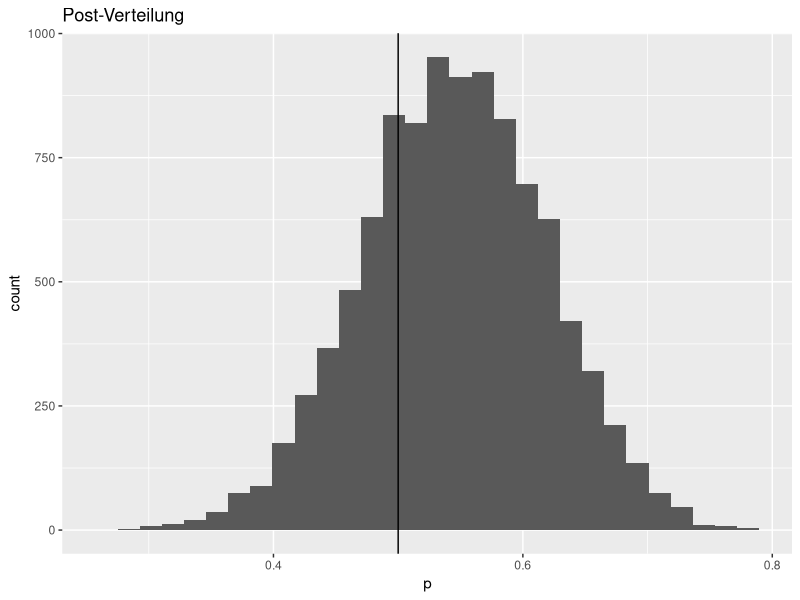
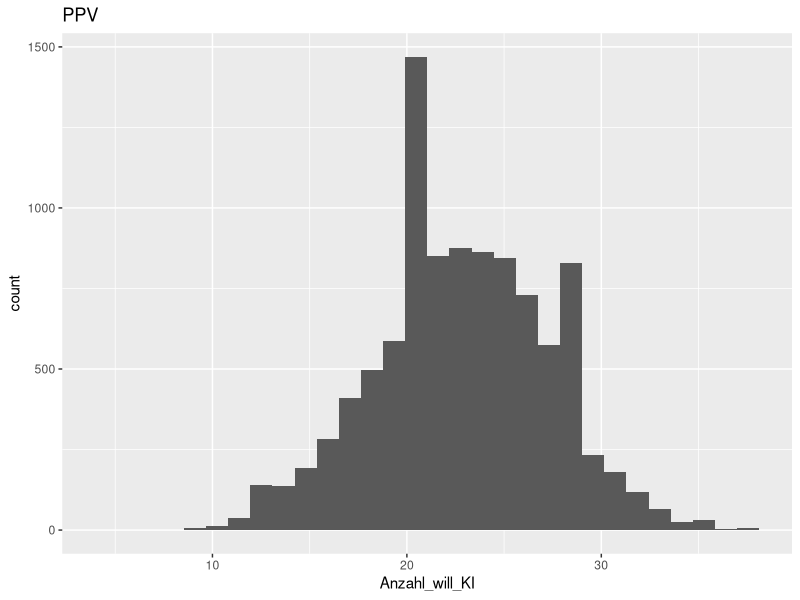

Write the R code that produced these figures, in order.
## ---- chunk 1
library(tidyverse)
## ---- chunk 2
knitr::opts_chunk$set(fig.pos = 'H',
                      fig.asp = 0.618,
                      echo = TRUE,
                      fig.width = 4,
                      fig.cap = "", 
                      fig.path = "",
                      message = FALSE,
                      warning = FALSE,
                      out.width = "50%",
                      cache = FALSE)
## ---- chunk 3
p_grid <- seq(from=0, 
              to=1, 
              length.out=1000)  # Gitterwerte

prior <- rep(1, 1000)  # Priori-Gewichte

set.seed(42)  # Zufallszahlen festlegen
likelihood <- dbinom(23, size = 42, prob=p_grid ) 

unstandardisierte_posterior <- likelihood * prior 

posterior <- unstandardisierte_posterior / sum(unstandardisierte_posterior)
## ---- chunk 4
set.seed(42)  # Zufallszahlen festlegen
samples <- 
  tibble(
    p = sample(p_grid , 
               prob = posterior, 
               size=1e4, 
               replace=TRUE))  
samples <-
  samples %>% 
  mutate(id = 1:nrow(samples))
## ---- chunk 5
samples %>% 
  filter(p > 0.5) %>% 
  summarise(wskt_mehrheit_will_ki = n()/nrow(samples))
## ---- chunk 6
samples %>% 
  ggplot() +
  aes(x = p) +
  geom_histogram() +
  geom_vline(xintercept = 0.5) +
  labs(title = "Post-Verteilung")
## ---- chunk 7
PPV <-
  samples %>% 
  mutate(Anzahl_will_KI = rbinom(n = 1e4, size = 42, prob = p))
## ---- chunk 8
PPV %>% 
  ggplot() +
  aes(x = Anzahl_will_KI) +
  geom_histogram() +
  labs(title = "PPV")
## ---- chunk 9
PPV %>% 
  filter(Anzahl_will_KI >= 22) %>% 
  summarise(prob_mehrheit_will_ki = n()/nrow(PPV))
## ---- chunk 10
library(rstatix)
get_summary_stats(samples)
